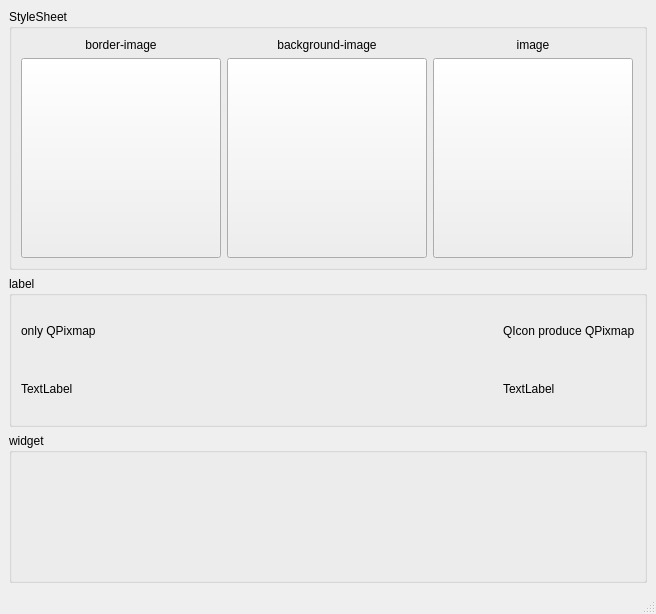
<?xml version="1.0" encoding="UTF-8"?>
<ui version="4.0">
 <class>MainWindow</class>
 <widget class="QMainWindow" name="MainWindow">
  <property name="geometry">
   <rect>
    <x>0</x>
    <y>0</y>
    <width>656</width>
    <height>614</height>
   </rect>
  </property>
  <property name="windowTitle">
   <string>MainWindow</string>
  </property>
  <widget class="QWidget" name="centralwidget">
   <layout class="QVBoxLayout" name="verticalLayout_7">
    <item>
     <widget class="QGroupBox" name="groupBox">
      <property name="title">
       <string>StyleSheet</string>
      </property>
      <layout class="QHBoxLayout" name="horizontalLayout_3">
       <item>
        <layout class="QVBoxLayout" name="verticalLayout">
         <item>
          <widget class="QLabel" name="label_2">
           <property name="text">
            <string>border-image</string>
           </property>
           <property name="alignment">
            <set>Qt::AlignCenter</set>
           </property>
          </widget>
         </item>
         <item>
          <widget class="QPushButton" name="btn1">
           <property name="minimumSize">
            <size>
             <width>200</width>
             <height>200</height>
            </size>
           </property>
           <property name="maximumSize">
            <size>
             <width>200</width>
             <height>200</height>
            </size>
           </property>
           <property name="toolTip">
            <string/>
           </property>
           <property name="text">
            <string/>
           </property>
           <property name="iconSize">
            <size>
             <width>400</width>
             <height>400</height>
            </size>
           </property>
          </widget>
         </item>
        </layout>
       </item>
       <item>
        <layout class="QVBoxLayout" name="verticalLayout_2">
         <item>
          <widget class="QLabel" name="label_3">
           <property name="text">
            <string>background-image</string>
           </property>
           <property name="alignment">
            <set>Qt::AlignCenter</set>
           </property>
          </widget>
         </item>
         <item>
          <widget class="QPushButton" name="btn2">
           <property name="minimumSize">
            <size>
             <width>200</width>
             <height>200</height>
            </size>
           </property>
           <property name="maximumSize">
            <size>
             <width>200</width>
             <height>200</height>
            </size>
           </property>
          </widget>
         </item>
        </layout>
       </item>
       <item>
        <layout class="QVBoxLayout" name="verticalLayout_3">
         <item>
          <widget class="QLabel" name="label_4">
           <property name="text">
            <string>image</string>
           </property>
           <property name="alignment">
            <set>Qt::AlignCenter</set>
           </property>
          </widget>
         </item>
         <item>
          <widget class="QPushButton" name="btn3">
           <property name="minimumSize">
            <size>
             <width>200</width>
             <height>200</height>
            </size>
           </property>
           <property name="maximumSize">
            <size>
             <width>200</width>
             <height>200</height>
            </size>
           </property>
          </widget>
         </item>
        </layout>
       </item>
      </layout>
     </widget>
    </item>
    <item>
     <widget class="QGroupBox" name="groupBox_2">
      <property name="title">
       <string>label</string>
      </property>
      <layout class="QHBoxLayout" name="horizontalLayout">
       <item>
        <layout class="QVBoxLayout" name="verticalLayout_4">
         <item>
          <widget class="QLabel" name="label">
           <property name="text">
            <string>only QPixmap</string>
           </property>
          </widget>
         </item>
         <item>
          <widget class="QLabel" name="label_5">
           <property name="text">
            <string>TextLabel</string>
           </property>
          </widget>
         </item>
        </layout>
       </item>
       <item>
        <spacer name="horizontalSpacer">
         <property name="orientation">
          <enum>Qt::Horizontal</enum>
         </property>
         <property name="sizeHint" stdset="0">
          <size>
           <width>401</width>
           <height>20</height>
          </size>
         </property>
        </spacer>
       </item>
       <item>
        <layout class="QVBoxLayout" name="verticalLayout_5">
         <item>
          <widget class="QLabel" name="label_7">
           <property name="text">
            <string>QIcon produce QPixmap</string>
           </property>
          </widget>
         </item>
         <item>
          <widget class="QLabel" name="label_6">
           <property name="text">
            <string>TextLabel</string>
           </property>
          </widget>
         </item>
        </layout>
       </item>
      </layout>
     </widget>
    </item>
    <item>
     <widget class="QGroupBox" name="groupBox_3">
      <property name="title">
       <string>widget</string>
      </property>
      <layout class="QVBoxLayout" name="verticalLayout_6">
       <item>
        <widget class="QWidget" name="widget" native="true"/>
       </item>
      </layout>
     </widget>
    </item>
   </layout>
  </widget>
  <widget class="QMenuBar" name="menubar">
   <property name="geometry">
    <rect>
     <x>0</x>
     <y>0</y>
     <width>656</width>
     <height>23</height>
    </rect>
   </property>
  </widget>
  <widget class="QStatusBar" name="statusbar"/>
 </widget>
 <resources/>
 <connections/>
</ui>
